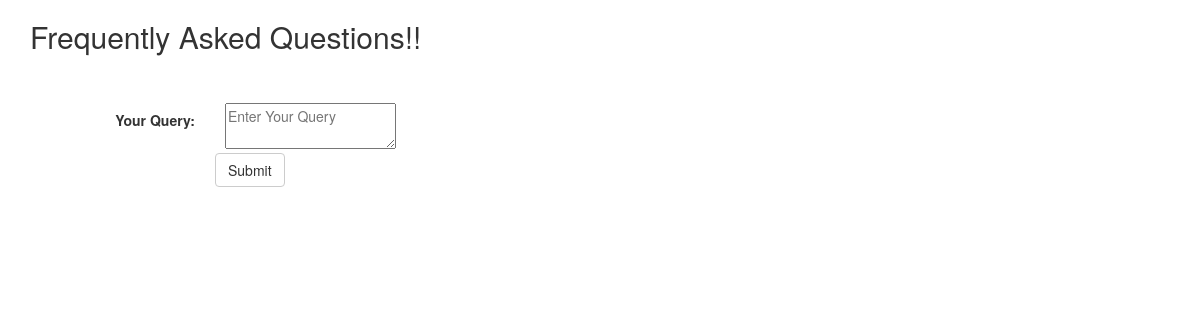
The app's page /user_panel/questions/, older data.
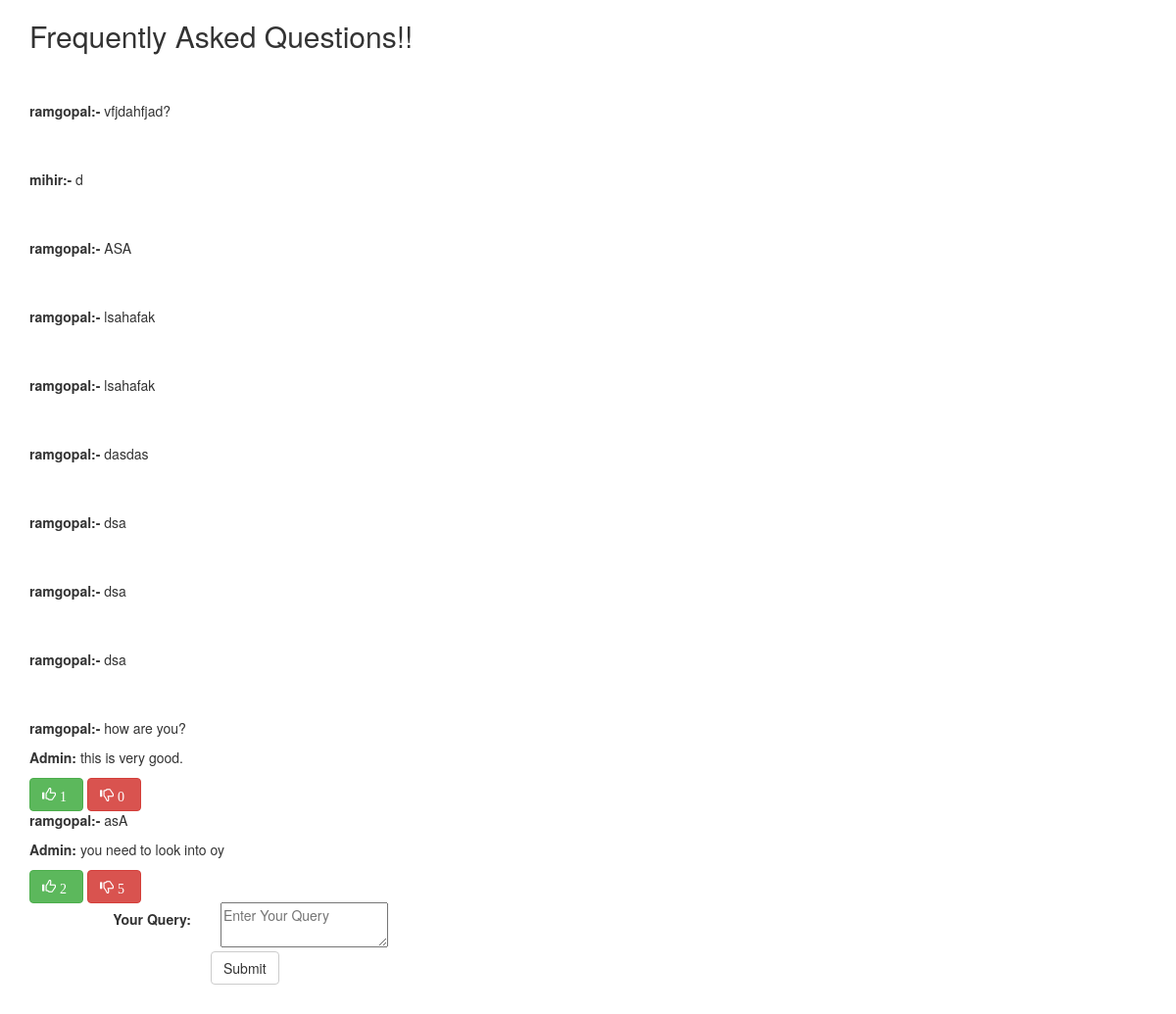
The same page, newer data.
### user_panel/models.py (models this page shows)
class Questions(models.Model):
	user = models.ForeignKey(User,on_delete=models.CASCADE)
	question = models.CharField(null=True,max_length=1000)
	answer = models.CharField(default=0,max_length=1000)
	useful = models.IntegerField(default=0)
	not_useful = models.IntegerField(default=0)
	status = models.BooleanField(default=False)

### user_panel/views.py (the view, shortened to what this page needs)
@csrf_exempt
def faq(request):
	if request.method =="GET":
		questions = Questions.objects.all()
		return render(request,'user_panel/questions.html',{'questions':questions})

### templates/user_panel/questions.html (shortened to what this page needs)
<!DOCTYPE html>
<html>
<head>
	<link rel="stylesheet" href="https://maxcdn.bootstrapcdn.com/bootstrap/3.3.7/css/bootstrap.min.css">
</head>
<body>
<div class="container">
	<h2>Frequently Asked Questions!!</h2>
	<br><br>
	{% for q in questions %}
	{% if q.answer == '0' %}
	<p><strong>{{q.user.username}}:-  </strong>  {{q.question}}</p>
	<br><br>
	{% else %}
	<p><strong>{{q.user.username}}:-  </strong>  {{q.question}}</p>
	<p><strong>Admin:  </strong>  {{q.answer}}</p>
	<button class="btn btn-success glyphicon glyphicon-thumbs-up" onclick="up('{{q.id}}')"><span style="padding: 4px;">{{q.useful}}</span></button>
	<button class="glyphicon glyphicon-thumbs-down btn btn-danger" onclick="down('{{q.id}}')" ><span style="padding: 4px;">{{q.not_useful}}</span></button>
	{% endif %}
	{% endfor %}
	<form class="form-horizontal" id="question">
    <div class="form-group">
      <label class="control-label col-sm-2" for="query">Your Query:</label>
      <div class="col-sm-10">
       <textarea id="query" name="query" placeholder="Enter Your Query"></textarea>
       </div>
    <div class="form-group">
      <div class="col-sm-offset-2 col-sm-10">
        <button type="submit" class="btn btn-default">Submit</button>
      </div>
    </div>
  </form>
</div>
</body>
</html>

Row changes from the older to the newer data that the page shows:
added Questions: user.username "ramgopal", question "vfjdahfjad?"
added Questions: user.username "mihir", question "d"
added Questions: user.username "ramgopal", question "ASA"
added Questions: user.username "ramgopal", question "lsahafak"
added Questions: user.username "ramgopal", question "lsahafak"
added Questions: user.username "ramgopal", question "dasdas"
added Questions: user.username "ramgopal", question "dsa"
added Questions: user.username "ramgopal", question "dsa"
added Questions: user.username "ramgopal", question "dsa"
added Questions: user.username "ramgopal", question "how are you?", answer "this is very good.", useful "1", not_useful "0"
added Questions: user.username "ramgopal", question "asA", answer "you need to look into oy", useful "2", not_useful "5"
